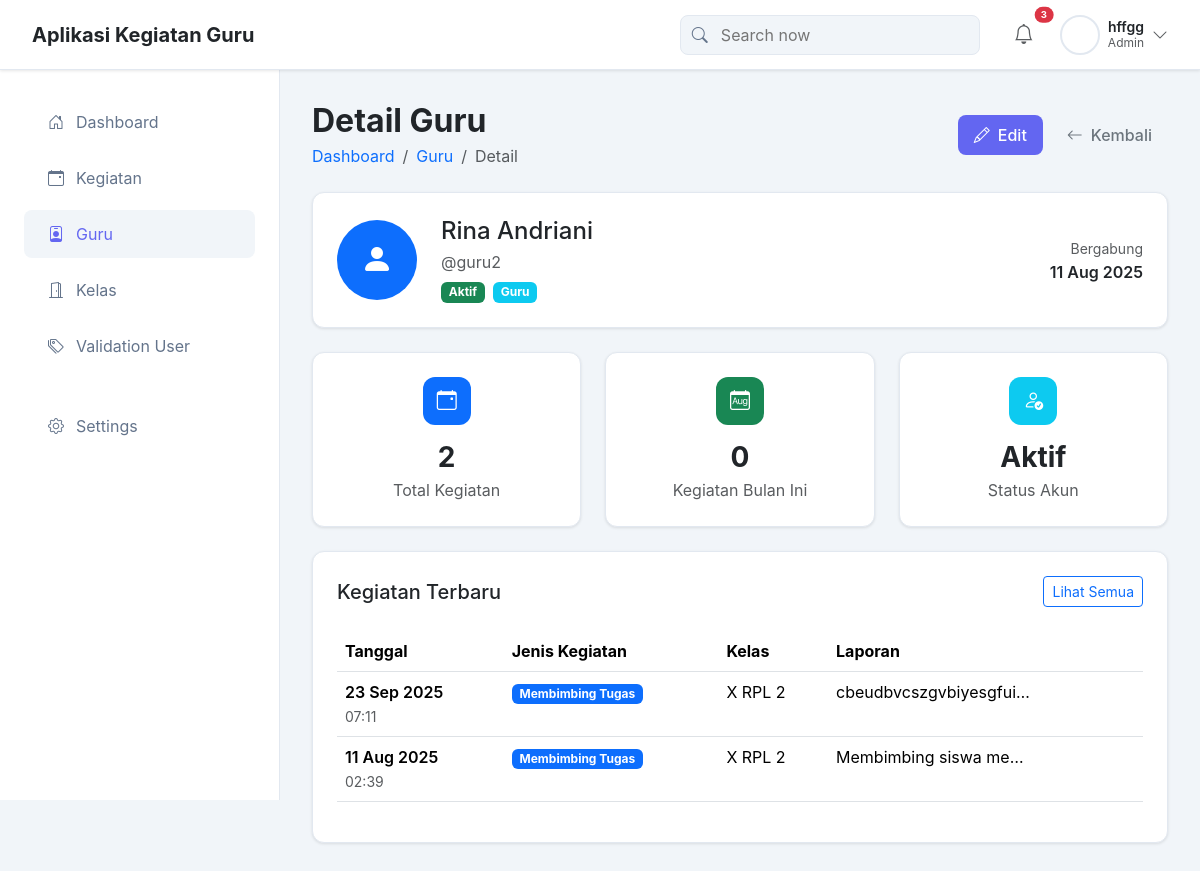
/app/detail_guru.php?id=3 (signed in), run on the app's committed database.
### tables this page shows
CREATE TABLE `users` (
  `id_user` int(11) NOT NULL,
  `username` varchar(50) NOT NULL,
  `password` varchar(255) NOT NULL,
  `nip_verification` varchar(18) DEFAULT NULL COMMENT 'NIP untuk verifikasi guru',
  `nisn_verification` varchar(10) DEFAULT NULL COMMENT 'NISN untuk verifikasi siswa',
  `nama_lengkap` varchar(100) NOT NULL,
  `role` enum('admin','guru','siswa') DEFAULT NULL COMMENT 'Role will be assigned by admin after verification',
  `status` enum('pending','approved','rejected') NOT NULL DEFAULT 'pending',
  `created_at` timestamp NOT NULL DEFAULT current_timestamp(),
  `email` varchar(100) DEFAULT NULL,
  `phone` varchar(20) DEFAULT NULL,
  `alamat` text DEFAULT NULL,
  `kelas_id` int(11) DEFAULT NULL,
  `profile_picture` varchar(255) DEFAULT NULL
);

CREATE TABLE `kegiatan_guru` (
  `id_kegiatan` int(11) NOT NULL,
  `id_user` int(11) NOT NULL,
  `id_kelas` int(11) NOT NULL,
  `id_jenis` int(11) NOT NULL,
  `tanggal` date NOT NULL,
  `laporan` text NOT NULL,
  `created_at` timestamp NOT NULL DEFAULT current_timestamp()
);

CREATE TABLE `jenis_kegiatan` (
  `id_jenis` int(11) NOT NULL,
  `nama_jenis` varchar(100) NOT NULL
);

CREATE TABLE `kelas` (
  `id_kelas` int(11) NOT NULL,
  `nama_kelas` varchar(50) NOT NULL
);

### app/detail_guru.php (the view, shortened to what this page needs)
<?php
include 'koneksi.php';
$guru_id = intval($_GET['id']);
$stmt = mysqli_prepare($koneksi, "SELECT * FROM users WHERE id_user = ? AND role = 'guru'");
mysqli_stmt_bind_param($stmt, 'i', $guru_id);
mysqli_stmt_execute($stmt);
$result = mysqli_stmt_get_result($stmt);
$guru = mysqli_fetch_assoc($result);
$kegiatan_stmt = mysqli_prepare($koneksi, "
    SELECT kg.*, k.nama_kelas, jk.nama_jenis
    FROM kegiatan_guru kg
    LEFT JOIN kelas k ON kg.id_kelas = k.id_kelas
    LEFT JOIN jenis_kegiatan jk ON kg.id_jenis = jk.id_jenis
    WHERE kg.id_user = ?
    ORDER BY kg.tanggal DESC
    LIMIT 10
");
mysqli_stmt_bind_param($kegiatan_stmt, 'i', $guru_id);
mysqli_stmt_execute($kegiatan_stmt);
$kegiatan_result = mysqli_stmt_get_result($kegiatan_stmt);
$total_kegiatan = mysqli_fetch_assoc(mysqli_query($koneksi, "SELECT COUNT(*) as total FROM kegiatan_guru WHERE id_user = $guru_id"))['total'];
$kegiatan_bulan_ini = mysqli_fetch_assoc(mysqli_query($koneksi, "SELECT COUNT(*) as total FROM kegiatan_guru WHERE id_user = $guru_id AND MONTH(tanggal) = MONTH(CURRENT_DATE()) AND YEAR(tanggal) = YEAR(CURRENT_DATE())"))['total'];
?>
<!doctype html>
<html lang="en">
<head>
  <link href="https://cdn.jsdelivr.net/npm/bootstrap@5.3.2/dist/css/bootstrap.min.css" rel="stylesheet">
  <link href="https://cdn.jsdelivr.net/npm/bootstrap-icons@1.11.0/font/bootstrap-icons.css" rel="stylesheet">
</head>
<body>
<div class="navbar-hover-zone" id="navbarHoverZone"></div>
<nav class="main-header navbar-visible" id="mainHeader">
  <div class="navbar-brand">
    <h5 class="mb-0 fw-bold text-dark">Aplikasi Kegiatan Guru</h5>
  </div>
  <div class="navbar-actions">
    <div class="search-container">
      <i class="bi bi-search position-absolute" style="left: 12px; color: #64748b; z-index: 1;"></i>
      <input type="text" class="search-box" placeholder="Search now" style="padding-left: 2.5rem;">
    </div>
    <div class="user-section">
      <div class="notification-icon">
        <i class="bi bi-bell text-muted fs-5"></i>
        <span class="position-absolute top-0 start-100 translate-middle badge rounded-pill bg-danger" style="font-size: 0.6rem;">3</span>
      </div>
      <div class="dropdown">
        <button class="btn btn-link text-decoration-none p-0 border-0 d-flex align-items-center gap-2"
                type="button"
                id="userDropdown"
                data-bs-toggle="dropdown"
                aria-expanded="false">
          <?php
          $profile_pic = isset($_SESSION['profile_picture']) && $_SESSION['profile_picture']
              ? '../uploads/profile_pictures/' . $_SESSION['profile_picture']
              : '/img/avatar.png';
          ?>
          <img src="<?php echo $profile_pic; ?>" alt="Admin" class="user-avatar">
          <div class="d-flex flex-column justify-content-center">
            <span class="fw-semibold text-dark" style="font-size: 0.875rem; line-height: 1.2;"><?php echo $_SESSION['nama_lengkap']; ?></span>
            <span class="text-muted" style="font-size: 0.75rem; line-height: 1.2;"><?php echo ucfirst($_SESSION['role'] ?? 'Admin'); ?></span>
          </div>
          <i class="bi bi-chevron-down text-muted"></i>
        </button>
      </div>
    </div>
  </div>
</nav>
<aside class="sidebar">
  <div class="p-4">
    <ul class="nav flex-column">
      <li class="nav-item">
        <a class="nav-link" href="index.php">
          <i class="bi bi-house-door"></i>
          Dashboard
        </a>
      </li>
      <li class="nav-item">
        <a class="nav-link" href="kegiatan.php">
          <i class="bi bi-calendar-event"></i>
          Kegiatan
        </a>
      </li>
      <li class="nav-item">
        <a class="nav-link active" href="guru.php">
          <i class="bi bi-person-badge"></i>
          Guru
        </a>
      </li>
      <li class="nav-item">
        <a class="nav-link" href="kelas.php">
          <i class="bi bi-door-open"></i>
          Kelas
        </a>
      </li>
      <li class="nav-item">
        <a class="nav-link" href="user_validation.php">
          <i class="bi bi-tags"></i>
          Validation User
        </a>
      </li>
      <li class="nav-item mt-4">
        <a class="nav-link" href="settings.php">
          <i class="bi bi-gear"></i>
          Settings
        </a>
      </li>
    </ul>
  </div>
</aside>
<main class="main-content">
  <div class="d-flex justify-content-between align-items-center mb-4">
    <div>
      <h2 class="fw-bold mb-1">Detail Guru</h2>
      <nav aria-label="breadcrumb">
        <ol class="breadcrumb mb-0">
          <li class="breadcrumb-item"><a href="index.php" class="text-decoration-none">Dashboard</a></li>
          <li class="breadcrumb-item"><a href="guru.php" class="text-decoration-none">Guru</a></li>
          <li class="breadcrumb-item active">Detail</li>
        </ol>
      </nav>
    </div>
    <div class="d-flex gap-2">
      <a href="edit_guru.php?id=<?= $guru_id ?>" class="btn btn-primary-modern btn-modern">
        <i class="bi bi-pencil me-2"></i>Edit
      </a>
      <a href="guru.php" class="btn btn-outline-secondary btn-modern">
        <i class="bi bi-arrow-left me-2"></i>Kembali
      </a>
    </div>
  </div>
  <div class="card-modern mb-4">
    <div class="p-4">
      <div class="row align-items-center">
        <div class="col-auto">
          <div class="bg-primary rounded-circle d-flex align-items-center justify-content-center" style="width: 80px; height: 80px;">
            <i class="bi bi-person-fill text-white fs-2"></i>
          </div>
        </div>
        <div class="col">
          <h4 class="mb-1"><?= htmlspecialchars($guru['nama_lengkap']) ?></h4>
          <p class="text-muted mb-2">@<?= htmlspecialchars($guru['username']) ?></p>
          <div class="d-flex gap-2">
            <?php
            $status_badge = '';
            switch($guru['status']) {
                case 'approved':
                    $status_badge = '<span class="badge bg-success">Aktif</span>';
                    break;
            }
            echo $status_badge;
            ?>
            <span class="badge bg-info">Guru</span>
          </div>
        </div>
        <div class="col-auto text-end">
          <small class="text-muted">Bergabung</small>
          <div class="fw-semibold"><?= date('d M Y', strtotime($guru['created_at'])) ?></div>
        </div>
      </div>
    </div>
  </div>
  <div class="row g-4 mb-4">
    <div class="col-md-4">
      <div class="stats-card">
        <div class="stats-icon bg-primary">
          <i class="bi bi-calendar-event"></i>
        </div>
        <h3 class="fw-bold mb-1"><?= $total_kegiatan ?></h3>
        <p class="text-muted mb-0">Total Kegiatan</p>
      </div>
    </div>
    <div class="col-md-4">
      <div class="stats-card">
        <div class="stats-icon bg-success">
          <i class="bi bi-calendar-month"></i>
        </div>
        <h3 class="fw-bold mb-1"><?= $kegiatan_bulan_ini ?></h3>
        <p class="text-muted mb-0">Kegiatan Bulan Ini</p>
      </div>
    </div>
    <div class="col-md-4">
      <div class="stats-card">
        <div class="stats-icon bg-info">
          <i class="bi bi-person-check"></i>
        </div>
        <h3 class="fw-bold mb-1"><?= $guru['status'] === 'approved' ? 'Aktif' : 'Nonaktif' ?></h3>
        <p class="text-muted mb-0">Status Akun</p>
      </div>
    </div>
  </div>
  <div class="card-modern">
    <div class="p-4">
      <div class="d-flex justify-content-between align-items-center mb-4">
        <h5 class="mb-0">Kegiatan Terbaru</h5>
        <a href="kegiatan.php?guru=<?= $guru_id ?>" class="btn btn-sm btn-outline-primary">Lihat Semua</a>
      </div>
      <?php if (mysqli_num_rows($kegiatan_result) > 0): ?>
        <div class="table-responsive">
          <table class="table table-hover">
            <thead>
              <tr>
                <th>Tanggal</th>
                <th>Jenis Kegiatan</th>
                <th>Kelas</th>
                <th>Laporan</th>
              </tr>
            </thead>
            <tbody>
              <?php while ($kegiatan = mysqli_fetch_assoc($kegiatan_result)): ?>
                <tr>
                  <td>
                    <div class="fw-semibold"><?= date('d M Y', strtotime($kegiatan['tanggal'])) ?></div>
                    <small class="text-muted"><?= date('H:i', strtotime($kegiatan['created_at'])) ?></small>
                  </td>
                  <td>
                    <span class="badge bg-primary"><?= htmlspecialchars($kegiatan['nama_jenis'] ?? 'N/A') ?></span>
                  </td>
                  <td><?= htmlspecialchars($kegiatan['nama_kelas'] ?? 'N/A') ?></td>
                  <td>
                    <div class="text-truncate" style="max-width: 200px;" title="<?= htmlspecialchars($kegiatan['laporan']) ?>">
                      <?= htmlspecialchars($kegiatan['laporan']) ?>
                    </div>
                  </td>
                </tr>
              <?php endwhile; ?>
            </tbody>
          </table>
        </div>
      <?php endif; ?>
    </div>
  </div>
</main>
</body>
</html>

### app/detail_guru.php (style rules this page uses)
:root { --sidebar-bg: #f8f9fa; --sidebar-width: 280px; --header-height: 70px; --primary-color: #6366f1; --success-color: #10b981; --warning-color: #f59e0b; --danger-color: #ef4444; }
body { font-family: -apple-system, BlinkMacSystemFont, 'Segoe UI', Roboto, sans-serif; background-color: #f1f5f9; padding-top: var(--header-height); }
.main-header { height: var(--header-height); background: white; border-bottom: 1px solid #e2e8f0; box-shadow: 0 1px 3px 0 rgb(0 0 0 / 0.1); position: fixed; top: 0; left: 0; right: 0; z-index: 1050; transition: transform 0.6s cubic-bezier(0.25, 0.46, 0.45, 0.94), box-shadow 0.3s ease-out; display: flex; align-items: center; justify-content: space-between; padding: 0 2rem; }
.navbar-visible { transform: translateY(0); box-shadow: 0 1px 3px 0 rgb(0 0 0 / 0.1); }
.navbar-hover-zone { position: fixed; top: 0; left: 0; right: 0; height: 80px; z-index: 1049; pointer-events: none; }
.sidebar { width: var(--sidebar-width); background: white; border-right: 1px solid #e2e8f0; min-height: calc(100vh - var(--header-height)); position: fixed; top: var(--header-height); left: 0; z-index: 1000; transition: top 0.6s cubic-bezier(0.25, 0.46, 0.45, 0.94); }
.navbar-brand { display: flex; align-items: center; height: 100%; }
.navbar-actions { display: flex; align-items: center; gap: 1.5rem; height: 100%; }
.search-container { display: flex; align-items: center; position: relative; }
.user-section { display: flex; align-items: center; gap: 1rem; height: 100%; }
.main-content { margin-left: var(--sidebar-width); padding: 2rem; min-height: calc(100vh - var(--header-height)); }
.nav-link { color: #64748b; padding: 0.75rem 1.5rem; border-radius: 0.5rem; margin: 0.25rem 0; transition: all 0.2s; display: flex; align-items: center; gap: 0.75rem; }
.nav-link:hover, .nav-link.active { background-color: #f1f5f9; color: var(--primary-color); }
.search-box { background: #f1f5f9; border: 1px solid #e2e8f0; border-radius: 0.5rem; padding: 0.5rem 1rem; width: 300px; height: 40px; display: flex; align-items: center; }
.user-avatar { width: 40px; height: 40px; border-radius: 50%; border: 2px solid #e2e8f0; }
.notification-icon { position: relative; display: flex; align-items: center; justify-content: center; width: 40px; height: 40px; }
.card-modern { background: white; border-radius: 0.75rem; box-shadow: 0 1px 3px 0 rgb(0 0 0 / 0.1); border: 1px solid #e2e8f0; overflow: hidden; }
.stats-card { background: white; border-radius: 0.75rem; padding: 1.5rem; box-shadow: 0 1px 3px 0 rgb(0 0 0 / 0.1); border: 1px solid #e2e8f0; text-align: center; transition: transform 0.2s; }
.stats-icon { width: 3rem; height: 3rem; border-radius: 0.75rem; display: flex; align-items: center; justify-content: center; font-size: 1.25rem; color: white; margin: 0 auto 1rem; }
.btn-modern { border-radius: 0.5rem; font-weight: 500; padding: 0.5rem 1rem; border: none; transition: all 0.2s; }
.btn-primary-modern { background: var(--primary-color); color: white; }

### data on the page
users: nama_lengkap "Rina Andriani", username "guru2", created_at "11 Aug 2025"
kegiatan_guru: tanggal "23 Sep 2025", created_at "07:11", id_jenis.nama_jenis "Membimbing Tugas", id_kelas.nama_kelas "X RPL 2", laporan "cbeudbvcszgvbiyesgfui…"
kegiatan_guru: tanggal "11 Aug 2025", created_at "02:39", id_jenis.nama_jenis "Membimbing Tugas", id_kelas.nama_kelas "X RPL 2", laporan "Membimbing siswa me…"

### other printed values
$_SESSION['nama_lengkap'] "hffgg"
$_SESSION['role'] "Admin"
$total_kegiatan "2"
$kegiatan_bulan_ini "0"
